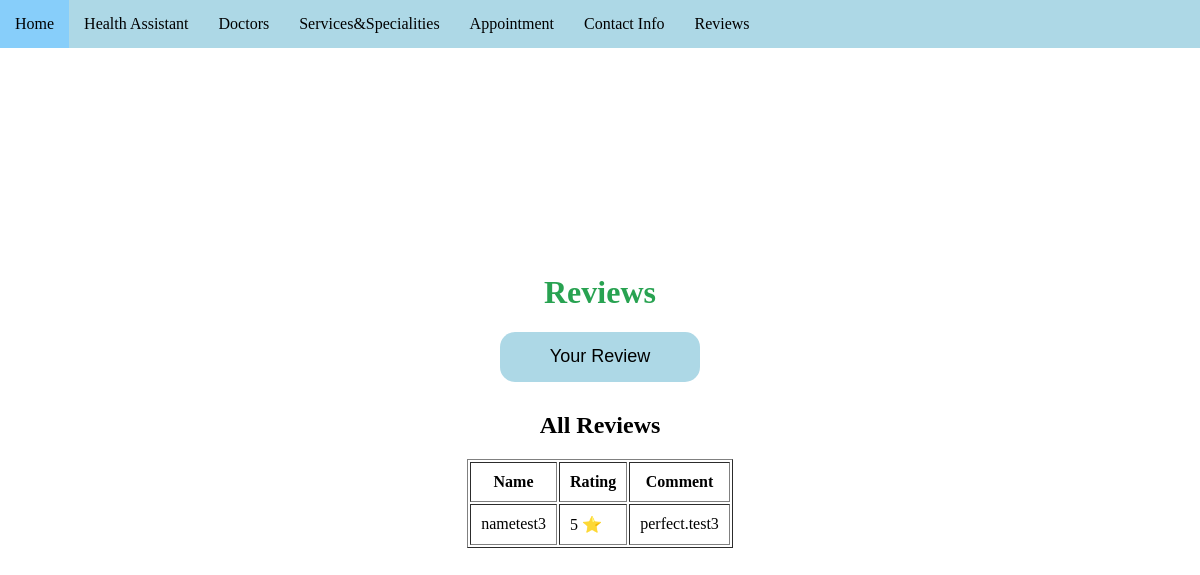
Page /allreviews on the earlier database version.
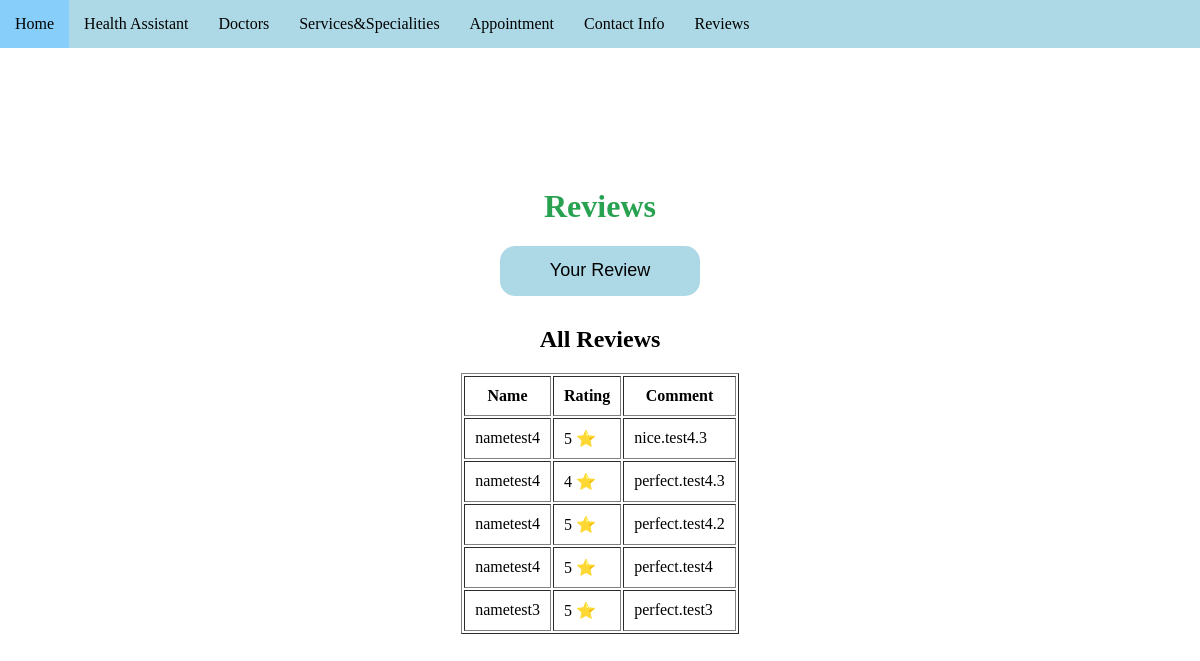
Same page on the later database version.
### tables this page shows
CREATE TABLE Reviews ( 
                ReviewID INTEGER PRIMARY KEY AUTOINCREMENT,
                UserName VARCHAR(10) NOT NULL,
                Comment VARCHAR(1000) NOT NULL,
                StarRating INTEGER NOT NULL,
                FOREIGN KEY (UserName) REFERENCES Users(UserName)
                );

CREATE TABLE Users ( 
                UserName VARCHAR(10) NOT NULL PRIMARY KEY,
                UserFirstName VARCHAR(30) NOT NULL,
                UserSurname VARCHAR(30) NOT NULL, 
                UserEmail VARCHAR(30) NOT NULL,    
                UserPassword VARCHAR(20) NOT NULL 
                );

### app.py (the view)
@app.route("/allreviews")
def allreviews():
    if request.method == "POST":
        if "username" not in session:
            return render_template("pages/login.html")
        rating = request.form.get("rating")
        comment = request.form.get("comment")
        username = session["username"]
        con = sqlite3.connect("main.db", timeout=30)
        cur = con.cursor()
        cur.execute("SELECT UserFirstName, UserSurname FROM Users WHERE UserName=?", (username,))
        result = cur.fetchone()
        con.close()
        fname, lname = result if result else ("Unknown", "User")
        con = sqlite3.connect("main.db", timeout=30)
        cur = con.cursor()
        cur.execute("""INSERT INTO Reviews (UserName, UserFirstName, UserSurname, Comment, StarRating)
                       VALUES (?, ?, ?, ?, ?)""",
                    (username, fname, lname, comment, int(rating)))
        con.commit()
        con.close()
        return render_template("pages/allreviews.html")
    else:
        con = sqlite3.connect("main.db", timeout=30)
        con.row_factory = sqlite3.Row
        cur = con.cursor()
        cur.execute("""SELECT Users.UserFirstName, Reviews.StarRating, Reviews.Comment
                   FROM Reviews, Users
                   WHERE (Reviews.UserName = Users.UserName)
                   ORDER BY ReviewID DESC""")
        reviews = cur.fetchall()
        con.close()
        return render_template("pages/allreviews.html", reviews=reviews)

### templates/pages/allreviews.html (shortened to what this page needs)
<action = "/allreviews">
<head>
    <link rel="stylesheet" href="/static/pages/menubarstyle.css">
    </head>
<body>
    <nav class = "navbar">
        <ul>
            <li><a href="/">Home</a></li>
            <li><a href="/assistant">Health Assistant</a></li>
            <li><a href="/doctors">Doctors</a></li>
            <li><a href="/services">Services&Specialities</a></li>
            <li><a href="/appointment">Appointment</a></li>
            <li><a href="/contact">Contact Info</a></li>
            <li><a href="/allreviews">Reviews</a></li>
        </ul>
    </nav>
    <h1>Reviews</h1>
<div>
    <button onclick="window.location.href='/signup';">Your Review</button>
</div>
{% if reviews %}
    <h2 style="margin-top: 30px;">All Reviews</h2>
    <table border="1" cellpadding="10" style="margin-top:10px;">
        <thead>
            <tr>
                <th>Name</th>
                <th>Rating</th>
                <th>Comment</th>
            </tr>
        </thead>
        <tbody>
            {% for review in reviews %}
                <tr>
                    <td>{{ review['UserFirstName'] }} </td>
                    <td>{{ review['StarRating'] }} ⭐</td>
                    <td>{{ review['Comment'] }}</td>
                </tr>
            {% endfor %}
        </tbody>
    </table>
{% else %}
    <p>No reviews yet.</p>
{% endif %}
</body>

### static/pages/menubarstyle.css (style rules this page uses)
.navbar { position: fixed; top: 0; left: 0; width: 100%; z-index: 1000; }
.navbar ul { list-style-type: none; background-color: lightblue; padding: 0px; margin: 0px; overflow: hidden; }
.navbar a { color: black; text-decoration: none; padding: 15px; display: block; text-align:center }
.navbar li { float: left; }

### templates/pages/allreviews.html (style rules this page uses)
h1 { color:#28A251; font-family: Georgia; text-align: center; align-items: center; justify-content: center; }
body { display: flex; text-align: center; align-items: center; justify-content: center; background-image: url("https://st4.depositphotos.com/17601448/28434/v/600/depositphotos_284345362-stock-illustration-doctor-one-line-drawing-minimalist.jpg"); background-size:width=100% height=50%; background-repeat:no-repeat; background-position:left bottom; }
button { height:50px; width:200px; font-size: large; background-color:lightblue; border: none; border-radius: 15px; }

Differences in the rows shown:
added Reviews: UserFirstName "nametest4", StarRating "5", Comment "nice.test4.3"
added Reviews: UserFirstName "nametest4", StarRating "4", Comment "perfect.test4.3"
added Reviews: UserFirstName "nametest4", StarRating "5", Comment "perfect.test4.2"
added Reviews: UserFirstName "nametest4", StarRating "5", Comment "perfect.test4"
